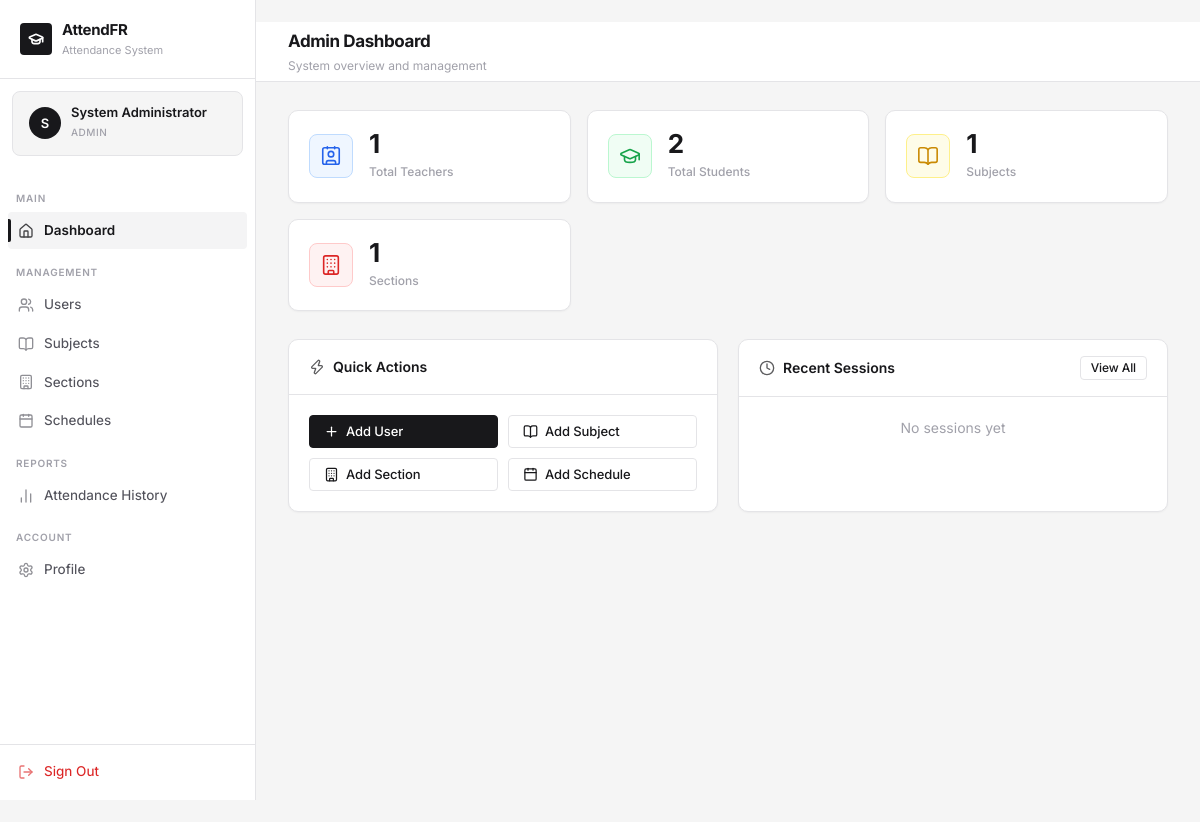
Page /accounts/dashboard/ (signed in) on the committed database.
### accounts/models.py (models this page shows, shortened)
class CustomUser(AbstractUser):
    ROLE_CHOICES = (
        ('admin', 'Admin'),
        ('teacher', 'Teacher'),
        ('student', 'Student'),
    )
    role = models.CharField(max_length=10, choices=ROLE_CHOICES, default='student')
    profile_image = models.ImageField(upload_to='profiles/', blank=True, null=True)
    phone = models.CharField(max_length=20, blank=True)
    class Meta:
        verbose_name = 'User'
        verbose_name_plural = 'Users'

### accounts/views.py (the view, shortened to what this page needs)
# urls.py: path('dashboard/', views.dashboard_view, name='dashboard'),
@login_required
def dashboard_view(request):
    user = request.user
    context = {'user': user}
    if user.role == 'admin':
        from core.models import Subject, Section, Schedule, AttendanceSession
        context['total_teachers'] = Teacher.objects.count()
        context['total_students'] = Student.objects.count()
        context['total_subjects'] = Subject.objects.count()
        context['total_sections'] = Section.objects.count()
        context['recent_sessions'] = AttendanceSession.objects.select_related(
            'schedule__section__subject', 'started_by__user'
        ).order_by('-date', '-created_at')[:5]
        return render(request, 'accounts/dashboard_admin.html', context)
    return redirect('login')

### templates/accounts/dashboard_admin.html (shortened to what this page needs)
{% extends 'base.html' %}
{% block page_title %}Admin Dashboard{% endblock %}
{% block page_subtitle %}<p>System overview and management</p>{% endblock %}
{% block content %}
<div class="stats-grid">
  <div class="stat-card blue">
    <div class="stat-icon blue"><i data-lucide="contact"></i></div>
    <div class="stat-info">
      <div class="value">{{ total_teachers }}</div>
      <div class="label">Total Teachers</div>
    </div>
  </div>
  <div class="stat-card green">
    <div class="stat-icon green"><i data-lucide="graduation-cap"></i></div>
    <div class="stat-info">
      <div class="value">{{ total_students }}</div>
      <div class="label">Total Students</div>
    </div>
  </div>
  <div class="stat-card yellow">
    <div class="stat-icon yellow"><i data-lucide="book-open"></i></div>
    <div class="stat-info">
      <div class="value">{{ total_subjects }}</div>
      <div class="label">Subjects</div>
    </div>
  </div>
  <div class="stat-card red">
    <div class="stat-icon red"><i data-lucide="building"></i></div>
    <div class="stat-info">
      <div class="value">{{ total_sections }}</div>
      <div class="label">Sections</div>
    </div>
  </div>
</div>
<div class="grid-2 mb-3">
  <div class="card">
    <div class="card-header">
      <span class="card-title"><i data-lucide="zap"></i> Quick Actions</span>
    </div>
    <div class="card-body" style="display:grid; grid-template-columns:1fr 1fr; gap:10px;">
      <a href="{% url 'user_create' %}" class="btn btn-primary"><i data-lucide="plus"></i> Add User</a>
      <a href="{% url 'subject_create' %}" class="btn btn-outline"><i data-lucide="book-open"></i> Add Subject</a>
      <a href="{% url 'section_create' %}" class="btn btn-outline"><i data-lucide="building"></i> Add Section</a>
      <a href="{% url 'schedule_create' %}" class="btn btn-outline"><i data-lucide="calendar"></i> Add Schedule</a>
    </div>
  </div>
  <div class="card">
    <div class="card-header">
      <span class="card-title"><i data-lucide="clock"></i> Recent Sessions</span>
      <a href="{% url 'attendance_history' %}" class="btn btn-outline btn-sm">View All</a>
    </div>
    <div class="card-body" style="padding:0;">
      {% if recent_sessions %}
        <table>
          <tbody>
            {% for session in recent_sessions %}
            <tr>
              <td>
                <div class="font-bold" style="font-size:13px;">{{ session.schedule.section.name }}</div>
                <div class="text-muted" style="font-size:11px;">{{ session.schedule.section.subject.code }}</div>
              </td>
              <td>{{ session.date }}</td>
              <td>
                {% if session.status == 'open' %}
                  <span class="badge badge-success"><i data-lucide="circle-dot"></i> Open</span>
                {% else %}
                  <span class="badge badge-muted">Closed</span>
                {% endif %}
              </td>
              <td>
                <a href="{% url 'session_report' session.pk %}" class="btn btn-outline btn-sm">View</a>
              </td>
            </tr>
            {% endfor %}
          </tbody>
        </table>
      {% else %}
        <div style="padding:20px; text-align:center; color:var(--text-muted);">No sessions yet</div>
      {% endif %}
    </div>
  </div>
</div>
{% endblock %}

### templates/base.html (shortened to what this page needs)
{% load static %}
<!DOCTYPE html>
<html lang="en">
<head>
  <link rel="stylesheet" href="{% static 'css/style.css' %}">
</head>
<body>
{% if user.is_authenticated %}
<div class="app-layout">
  <aside class="sidebar" id="sidebar">
    <div class="sidebar-logo">
      <div class="sidebar-logo-icon"><i data-lucide="graduation-cap"></i></div>
      <div class="sidebar-logo-text">
        <h2>AttendFR</h2>
        <p>Attendance System</p>
      </div>
    </div>
    <div class="sidebar-user">
      {% if user.profile_image %}
        <img src="{{ user.profile_image.url }}" class="sidebar-user-avatar" alt="{{ user.username }}">
      {% else %}
        <div class="sidebar-user-avatar">{{ user.first_name|first|default:user.username|first|upper }}</div>
      {% endif %}
      <div class="sidebar-user-info">
        <div class="name">{{ user.get_full_name|default:user.username }}</div>
        <span class="role-badge {{ user.role }}">{{ user.get_role_display }}</span>
      </div>
    </div>
    <nav class="sidebar-nav">
      <div class="nav-section-label">Main</div>
      <a href="{% url 'dashboard' %}" class="nav-item {% if request.resolver_match.url_name == 'dashboard' %}active{% endif %}">
        <span class="icon"><i data-lucide="home"></i></span> Dashboard
      </a>
      {% if user.role == 'admin' %}
      <div class="nav-section-label">Management</div>
      <a href="{% url 'user_list' %}" class="nav-item {% if 'user' in request.resolver_match.url_name %}active{% endif %}">
        <span class="icon"><i data-lucide="users"></i></span> Users
      </a>
      <a href="{% url 'subject_list' %}" class="nav-item {% if 'subject' in request.resolver_match.url_name %}active{% endif %}">
        <span class="icon"><i data-lucide="book-open"></i></span> Subjects
      </a>
      <a href="{% url 'section_list' %}" class="nav-item {% if 'section' in request.resolver_match.url_name %}active{% endif %}">
        <span class="icon"><i data-lucide="building"></i></span> Sections
      </a>
      <a href="{% url 'schedule_list' %}" class="nav-item {% if 'schedule' in request.resolver_match.url_name %}active{% endif %}">
        <span class="icon"><i data-lucide="calendar"></i></span> Schedules
      </a>
      <div class="nav-section-label">Reports</div>
      <a href="{% url 'attendance_history' %}" class="nav-item {% if 'history' in request.resolver_match.url_name %}active{% endif %}">
        <span class="icon"><i data-lucide="bar-chart-2"></i></span> Attendance History
      </a>
      {% elif user.role == 'teacher' %}
      <div class="nav-section-label">Teaching</div>
      <a href="{% url 'attendance_history' %}" class="nav-item {% if 'history' in request.resolver_match.url_name %}active{% endif %}">
        <span class="icon"><i data-lucide="bar-chart-2"></i></span> My Sessions
      </a>
      {% endif %}
      <div class="nav-section-label">Account</div>
      <a href="{% url 'profile' %}" class="nav-item {% if request.resolver_match.url_name == 'profile' %}active{% endif %}">
        <span class="icon"><i data-lucide="settings"></i></span> Profile
      </a>
    </nav>
    <div class="sidebar-footer">
      <a href="{% url 'logout' %}" class="nav-item" style="color: var(--danger);">
        <span class="icon"><i data-lucide="log-out"></i></span> Sign Out
      </a>
    </div>
  </aside>
  <main class="main-content">
    <header class="top-header">
      <div class="header-title">
        <h1>{% block page_title %}Dashboard{% endblock %}</h1>
        {% block page_subtitle %}<p>Welcome back, {{ user.get_full_name|default:user.username }}</p>{% endblock %}
      </div>
    </header>
    <div class="page-content">
      {% block content %}{% endblock %}
    </div>
  </main>
</div>
{% else %}
  {% block auth_content %}{% endblock %}
{% endif %}
</body>
</html>

### rows in the picture
CustomUser: first_name|first "S", get_full_name "System Administrator", role "ADMIN"

### other values in the picture
{{ total_teachers }} "1"
{{ total_students }} "2"
{{ total_subjects }} "1"
{{ total_sections }} "1"
